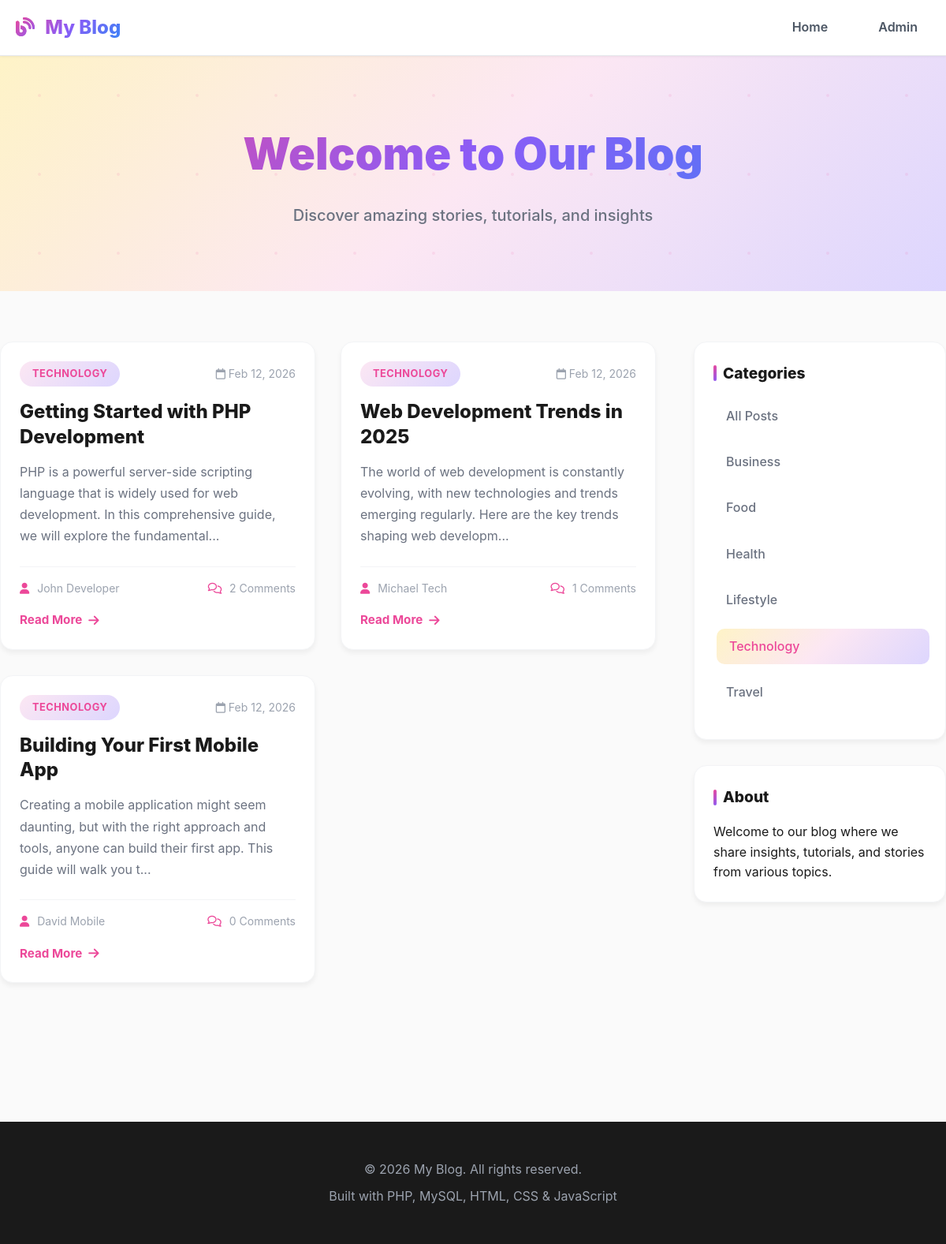
Screenshot of /index.php?category=1 with the database file from the repository.
### tables this page shows
CREATE TABLE IF NOT EXISTS posts (
    id INT PRIMARY KEY AUTO_INCREMENT,
    title VARCHAR(255) NOT NULL,
    content TEXT NOT NULL,
    category_id INT,
    author VARCHAR(100),
    created_at TIMESTAMP DEFAULT CURRENT_TIMESTAMP,
    updated_at TIMESTAMP DEFAULT CURRENT_TIMESTAMP ON UPDATE CURRENT_TIMESTAMP,
    FOREIGN KEY (category_id) REFERENCES categories(id) ON DELETE SET NULL
);

CREATE TABLE IF NOT EXISTS categories (
    id INT PRIMARY KEY AUTO_INCREMENT,
    name VARCHAR(100) NOT NULL,
    created_at TIMESTAMP DEFAULT CURRENT_TIMESTAMP
);

### index.php (the view, shortened to what this page needs)
<?php
require_once 'includes/config.php';
$posts_per_page = 6;
$page = isset($_GET['page']) ? (int)$_GET['page'] : 1;
$offset = ($page - 1) * $posts_per_page;
$category_filter = isset($_GET['category']) ? (int)$_GET['category'] : 0;
$where_clause = $category_filter ? "WHERE p.category_id = $category_filter" : "";
$query = "SELECT p.*, c.name as category_name,
          (SELECT COUNT(*) FROM comments WHERE post_id = p.id) as comment_count
          FROM posts p
          LEFT JOIN categories c ON p.category_id = c.id
          $where_clause
          ORDER BY p.created_at DESC
          LIMIT $offset, $posts_per_page";
$posts = $conn->query($query);
$categories = $conn->query("SELECT * FROM categories ORDER BY name");
include 'includes/header.php';
?>
<div class="hero">
    <div class="container">
        <h1>Welcome to Our Blog</h1>
        <p>Discover amazing stories, tutorials, and insights</p>
    </div>
</div>
<div class="container main-content">
    <div class="content-wrapper">
        <div class="posts-grid">
            <?php if ($posts->num_rows > 0): ?>
                <?php while($post = $posts->fetch_assoc()): ?>
                    <article class="post-card">
                        <div class="post-meta">
                            <span class="category"><?php echo htmlspecialchars($post['category_name']); ?></span>
                            <span class="date"><i class="far fa-calendar"></i> <?php echo date('M d, Y', strtotime($post['created_at'])); ?></span>
                        </div>
                        <h2><a href="post.php?id=<?php echo $post['id']; ?>"><?php echo htmlspecialchars($post['title']); ?></a></h2>
                        <p><?php echo substr(strip_tags($post['content']), 0, 150); ?>...</p>
                        <div class="post-footer">
                            <span class="author"><i class="fas fa-user"></i> <?php echo htmlspecialchars($post['author']); ?></span>
                            <span class="comments"><i class="far fa-comments"></i> <?php echo $post['comment_count']; ?> Comments</span>
                        </div>
                        <a href="post.php?id=<?php echo $post['id']; ?>" class="read-more">Read More <i class="fas fa-arrow-right"></i></a>
                    </article>
                <?php endwhile; ?>
            <?php endif; ?>
        </div>
        <aside class="sidebar">
            <div class="widget">
                <h3>Categories</h3>
                <ul class="category-list">
                    <li><a href="index.php" class="<?php echo !$category_filter ? 'active' : ''; ?>">All Posts</a></li>
                    <?php while($cat = $categories->fetch_assoc()): ?>
                        <li>
                            <a href="index.php?category=<?php echo $cat['id']; ?>"
                               class="<?php echo $category_filter == $cat['id'] ? 'active' : ''; ?>">
                                <?php echo htmlspecialchars($cat['name']); ?>
                            </a>
                        </li>
                    <?php endwhile; ?>
                </ul>
            </div>
            <div class="widget">
                <h3>About</h3>
                <p>Welcome to our blog where we share insights, tutorials, and stories from various topics.</p>
            </div>
        </aside>
    </div>
</div>
<?php include 'includes/footer.php'; ?>

### css/style.css (style rules this page uses)
* { margin: 0; padding: 0; box-sizing: border-box; }
body { font-family: 'Inter', -apple-system, BlinkMacSystemFont, 'Segoe UI', Roboto, sans-serif; line-height: 1.6; color: #1a1a1a; background: #fafafa; }
a { text-decoration: none; color: inherit; transition: all 0.3s ease; }
.container { max-width: 1200px; margin: 0 auto; padding: 0 20px; }
.hero { background: linear-gradient(135deg, #fef3c7 0%, #fce7f3 50%, #ddd6fe 100%); padding: 5rem 0; text-align: center; position: relative; overflow: hidden; }
.hero::before { content: ''; position: absolute; top: 0; left: 0; right: 0; bottom: 0; animation: float 20s linear infinite; }
.hero h1 { font-size: 3.5rem; font-weight: 900; margin-bottom: 1rem; background: linear-gradient(135deg, #ec4899 0%, #8b5cf6 50%, #3b82f6 100%); -webkit-background-clip: text; -webkit-text-fill-color: transparent; background-clip: text; position: relative; z-index: 1; }
.hero p { font-size: 1.25rem; color: #6b7280; font-weight: 500; position: relative; z-index: 1; }
.main-content { padding: 4rem 0; }
.content-wrapper { display: grid; grid-template-columns: 1fr 320px; gap: 3rem; margin-bottom: 2rem; }
.posts-grid { display: grid; grid-template-columns: repeat(auto-fill, minmax(350px, 1fr)); gap: 2rem; }
.post-card { background: #ffffff; border-radius: 16px; padding: 0; overflow: hidden; box-shadow: 0 4px 6px rgba(0,0,0,0.05); transition: all 0.4s cubic-bezier(0.4, 0, 0.2, 1); border: 1px solid #f3f4f6; }
.post-card::before { content: ''; position: absolute; top: 0; left: 0; right: 0; height: 4px; background: linear-gradient(90deg, #ec4899 0%, #8b5cf6 50%, #3b82f6 100%); transform: scaleX(0); transition: transform 0.4s ease; }
.post-card { position: relative; padding: 1.5rem; }
.post-meta { display: flex; justify-content: space-between; align-items: center; margin-bottom: 1rem; font-size: 0.875rem; color: #9ca3af; }
.category { background: linear-gradient(135deg, #fce7f3 0%, #ddd6fe 100%); color: #ec4899; padding: 6px 16px; border-radius: 20px; font-size: 0.8rem; font-weight: 700; text-transform: uppercase; letter-spacing: 0.5px; }
.post-card h2 { font-size: 1.5rem; margin-bottom: 1rem; color: #1a1a1a; font-weight: 800; line-height: 1.3; }
.post-card h2 a { color: #1a1a1a; background: linear-gradient(to right, #ec4899, #8b5cf6); background-size: 0% 2px; background-repeat: no-repeat; background-position: left bottom; transition: background-size 0.3s ease; }
.post-card p { color: #6b7280; margin-bottom: 1.5rem; line-height: 1.7; }
.post-footer { display: flex; justify-content: space-between; font-size: 0.875rem; color: #9ca3af; margin-bottom: 1rem; padding-top: 1rem; border-top: 1px solid #f3f4f6; }
.post-footer i { margin-right: 6px; color: #ec4899; }
.read-more { color: #ec4899; font-weight: 700; display: inline-flex; align-items: center; gap: 8px; font-size: 0.95rem; }
.read-more i { transition: transform 0.3s ease; }
.sidebar { position: sticky; top: 100px; height: fit-content; }
.widget { background: #ffffff; border-radius: 16px; padding: 1.5rem; margin-bottom: 2rem; box-shadow: 0 4px 6px rgba(0,0,0,0.05); border: 1px solid #f3f4f6; }
.widget h3 { margin-bottom: 1rem; color: #1a1a1a; font-size: 1.2rem; font-weight: 800; display: flex; align-items: center; gap: 8px; }
.widget h3::before { content: ''; width: 4px; height: 20px; background: linear-gradient(135deg, #ec4899, #8b5cf6); border-radius: 2px; }
.category-list { list-style: none; }
.category-list li { margin-bottom: 0.8rem; }
.category-list a { color: #6b7280; display: block; padding: 10px 16px; border-radius: 10px; transition: all 0.3s; font-weight: 500; }
.category-list a:hover, .category-list a.active { background: linear-gradient(135deg, #fef3c7 0%, #fce7f3 50%, #ddd6fe 100%); color: #ec4899; transform: translateX(4px); }

### rows the page displays
posts: category.name "TECHNOLOGY", created_at "Feb 12, 2026", title "Getting Started with PHP Development", content "PHP is a powerful server-side scripting language that is widely used for web development. In this comprehensive guide, we will explore the fundamental", author "John Developer", comment_count "2"
posts: category.name "TECHNOLOGY", created_at "Feb 12, 2026", title "Web Development Trends in 2025", content "The world of web development is constantly evolving, with new technologies and trends emerging regularly. Here are the key trends shaping web developm", author "Michael Tech", comment_count "1"
posts: category.name "TECHNOLOGY", created_at "Feb 12, 2026", title "Building Your First Mobile App", content "Creating a mobile application might seem daunting, but with the right approach and tools, anyone can build their first app. This guide will walk you t", author "David Mobile", comment_count "0"
categories: name "Business"
categories: name "Food"
categories: name "Health"
categories: name "Lifestyle"
categories: name "Technology"
categories: name "Travel"

### other values shown
SITE_NAME "My Blog"
